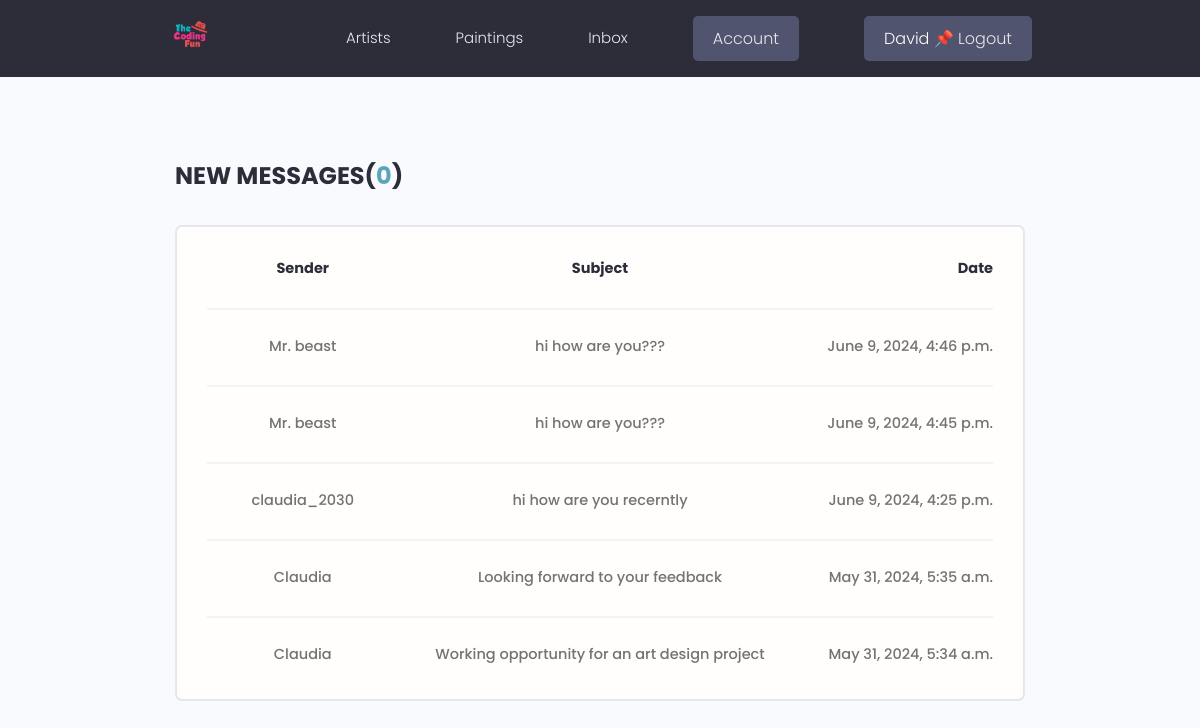
Screenshot of /inbox/ (signed in) with the database file from the repository.
### users/models.py (models this page shows, shortened)
class Profile(models.Model):
    user = models.OneToOneField(User, on_delete=models.CASCADE, null=True, blank=True)
    name = models.CharField(max_length=200, blank=True, null=True)
    username = models.CharField(max_length=200, blank=True, null=True)
    location = models.CharField(max_length=200, blank=True, null=True)
    email = models.EmailField(max_length=200, blank=True, null=True)
    short_intro = models.CharField(max_length=200, blank=True, null=True)
    bio = models.TextField(blank=True, null=True)
    profile_image = models.ImageField(null=True, blank=True, upload_to="profiles/", default="profiles/default.jpg")
    social_github = models.CharField(max_length=200, blank=True, null=True)
    social_twitter = models.CharField(max_length=200, blank=True, null=True)
    social_linkedin = models.CharField(max_length=200, blank=True, null=True)
    social_website = models.CharField(max_length=200, blank=True, null=True)
    created = models.DateTimeField(auto_now_add=True)
    id = models.UUIDField(default=uuid.uuid4, unique=True, primary_key=True, editable=False)

class Message(models.Model):
    sender = models.ForeignKey(Profile, on_delete=models.SET_NULL, null=True, blank=True)
    recipient = models.ForeignKey(Profile, on_delete=models.SET_NULL, null=True, blank=True, related_name="messages")
    name = models.CharField(max_length=200, null=True, blank=True)
    email = models.EmailField(max_length=200, null=True, blank=True)
    subject = models.CharField(max_length=200, null=True, blank=True)
    body = models.TextField()
    is_read = models.BooleanField(default=False, null=True)
    created = models.DateTimeField(auto_now_add=True)
    id = models.UUIDField(default=uuid.uuid4, unique=True, primary_key=True, editable=False)
    class Meta:
        ordering = ['is_read', "-created"]

### users/views.py (the view)
# urls.py: path("inbox/", views.inbox, name="inbox"),
@login_required(login_url="login-user")
def inbox(request):
    profile = request.user.profile
    messageRequest = profile.messages.all()
    unreadCount = messageRequest.filter(is_read=False).count()
    context ={"messageRequest": messageRequest, "unreadCount": unreadCount}
    return render(request, "users/inbox.html", context)

### users/templates/users/inbox.html
{% extends 'main.html' %}
{% load static %}
{% block content %}
<main class="inbox my-xl">
    <div class="content-box">
        <h3 class="inbox__title">New Messages(<span>{{unreadCount}}</span>)</h3>
        <ul class="messages">
            <li class="message message--unread" style="align-items: center;">
                <a>
                    <span class="message__author">Sender</span>
                    <span class="message__subject">Subject</span>
                    <span class="message__date">Date</span>
                </a>
            </li>
            {% for message in messageRequest %}
            {% if message.is_read %}
            <li class="message">
                {% else %}
            <li class="message message--unread">
                {% endif %}
                <a href="{% url 'view-message' message.id %}">
                    <span class="message__author">{{message.name}}</span>
                    <span class="message__subject">{{message.subject}}</span>
                    <span class="message__date">{{message.created}}</span>
                </a>
            </li>
            {% endfor %}
        </ul>
    </div>
</main>
{% endblock %}

### templates/navbar.html (shortened to what this page needs)
{% load static %}
<header class="header">
    <div class="container container--narrow">
        <a href="{% url 'paintings' %}" class="header__logo">
            <img src="{% static 'images/logo.png' %}" alt="TheCodingFun Logo" />
        </a>
        <nav class="header__nav">
            <ul class="header__menu">
                <li class="header__menuItem"><a href="{% url 'profiles' %}">Artists</a></li>
                <li class="header__menuItem"><a href="{% url 'paintings' %}">Paintings</a></li>
                <li class="header__menuItem"><a href="{% url 'inbox' %}">Inbox</a></li>
                {% if request.user.is_authenticated %}
                <li class="header__menuItem"><a href="{% url 'account' %}" class="btn btn--sub">Account</a>
                </li>
                <li class="header__menuItem"><a href="{% url 'logout-user' %}" class="btn btn--sub"><span
                            style="color:white">{{request.user.profile.name}}&nbsp;📌&nbsp;</span>Logout</a>
                </li>
                {% else %}
                <li class="header__menuItem"><a href="{% url 'login-user' %}" class="btn btn--sub">Login/Sign Up</a>
                </li>
                {% endif %}
            </ul>
        </nav>
    </div>
</header>

### static/styles/app.css (style rules this page uses)
:root { --color-sub: #2d2d39; }
.btn--sub { background-color: var(--color-sub-light); }
img { width: 100%; }
.content-box { width: 95%; max-width: 85rem; margin: 0 auto; }
.header { position: sticky; z-index: 111; background-color: var(--color-sub); padding: 1.5rem 0; }
.header > .container { display: flex; justify-content: space-between; align-items: center; }
.header__logo > img { height: 3.8rem; }
.header__nav > ul { display: inline-flex; align-items: center; list-style: none; gap: 6.5rem; }
.header__menuItem > a { color: var(--color-light); font-weight: 300; }
.inbox { height: 90vh; }
.inbox__title, .inbox__title span { font-size: 2.4rem; font-weight: 700; color: var(--color-sub); text-transform: uppercase; text-align: left; margin-bottom: 3rem; }
.inbox__title span { color: var(--color-main); }
.messages { list-style: none; background: var(--color-white); padding: 0.5rem 3rem; border: 2px solid var(--color-light); border-radius: 0.7rem; text-align: center; }
.message { padding: 2.5rem 0; }
.message > a span { font-size: 1.45rem; font-weight: 500; }
.message.message--unread a span { font-weight: 700; color: var(--color-sub); }
.message:not(:last-child) { border-bottom: 2px solid var(--color-white-light); }
.message > a { display: flex; gap: 1rem; }
.message__author, .message__date { flex-basis: 25%; }
.message__subject { flex-basis: 50%; }
.message__date { text-align: right; }

### static/uikit/styles/modules/_variables.css (style rules this page uses)
:root { --color-main: #5aa5b9; --color-main-light: #e6faff; --color-sub: #3f4156; --color-sub-light: #51546e; --color-sub-lighter: #ededfd; --color-text: #737373; --color-gray: #8b8b8b; --color-light: #e5e7eb; --color-light-gray: #767676; --color-bg: #f8fafd; --color-white: #fffefd; --color-white-light: #f3f3f3; --color-success: #359e64; --color-success-bg: #def8e8; --color-error: #fc4b0b; --color-error-bg: #fff2ee; --font-base: 'Poppins', arial, helvetica, 'Segoe UI', roboto, ubuntu, sans-serif; --font-monospace: 'Fira Code', 'Courier New', courier, monospace; --font-regular: 300; --font-medium: 500; --font-bold: 700; --generic-shadow: 1px 1px 5px #00000010; --generic-transition: all 0.3s ease-in-out; }

### static/uikit/styles/modules/_base.css (style rules this page uses)
* { margin: 0; padding: 0; box-sizing: border-box; text-rendering: optimizeLegibility; color: inherit; font-size: inherit; }
html { font-size: 50%; }
@media only screen and (min-width: 480px) { html { font-size: 56.25%; } }
@media only screen and (min-width: 1200px) { html { font-size: 62.5%; } }
body { line-height: 1.6; font-weight: 400; font-size: 1.5rem; color: var(--color-text); background-color: var(--color-bg); min-height: 100vh; }

### static/uikit/styles/modules/_typography.css (style rules this page uses)
* { font-family: var(--font-base); }
h3 { font-size: 3.2rem; font-weight: var(--font-medium); }
p, span, strong { font-size: 1.6rem; color: var(--color-text); font-weight: var(--font-regular); }
a { padding-bottom: 2px; text-decoration: none; display: inline-block; color: var(--color-main); font-weight: var(--font-medium); }

### static/uikit/styles/modules/_utilities.css (style rules this page uses)
.container { width: 92%; max-width: 165rem; margin: 0 auto; box-sizing: border-box; }
.container--narrow { width: 92%; max-width: 120rem; }
@media screen and (min-width: 1000px) { .container { width: 90%; } }
@media screen and (min-width: 1000px) { .container--narrow { width: 85%; } }
@media screen and (min-width: 1200px) { .container { width: 80%; } }
@media screen and (min-width: 1200px) { .container--narrow { width: 72%; } }
.my-xl { margin: 8rem auto; }

### static/uikit/styles/modules/_button.css (style rules this page uses)
.btn { display: inline-block; position: relative; cursor: pointer; background-color: var(--color-light); font-weight: var(--font-medium); color: var(--color-sub); text-decoration: none; padding: 1rem 2rem; border-radius: 0.5rem; border: none; width: -webkit-fit-content; width: -moz-fit-content; width: fit-content; height: -webkit-fit-content; height: -moz-fit-content; height: fit-content; font-size: 1.6rem; outline-width: 0; outline-color: transparent; -webkit-backface-visibility: hidden; backface-visibility: hidden; transition: all 0.3s ease-in-out; }
.btn--sub { background-color: var(--color-sub); color: var(--color-white); }

### rows the page displays
Message: name "Mr. beast", subject "hi how are you???", created "June 9, 2024, 4:46 p.m."
Message: name "Mr. beast", subject "hi how are you???", created "June 9, 2024, 4:45 p.m."
Message: name "claudia_2030", subject "hi how are you recerntly", created "June 9, 2024, 4:25 p.m."
Message: name "Claudia", subject "Looking forward to your feedback", created "May 31, 2024, 5:35 a.m."
Message: name "Claudia", subject "Working opportunity for an art design project", created "May 31, 2024, 5:34 a.m."

### other values shown
{{ request.user.profile.name }} "David"
{{ unreadCount }} "0"
